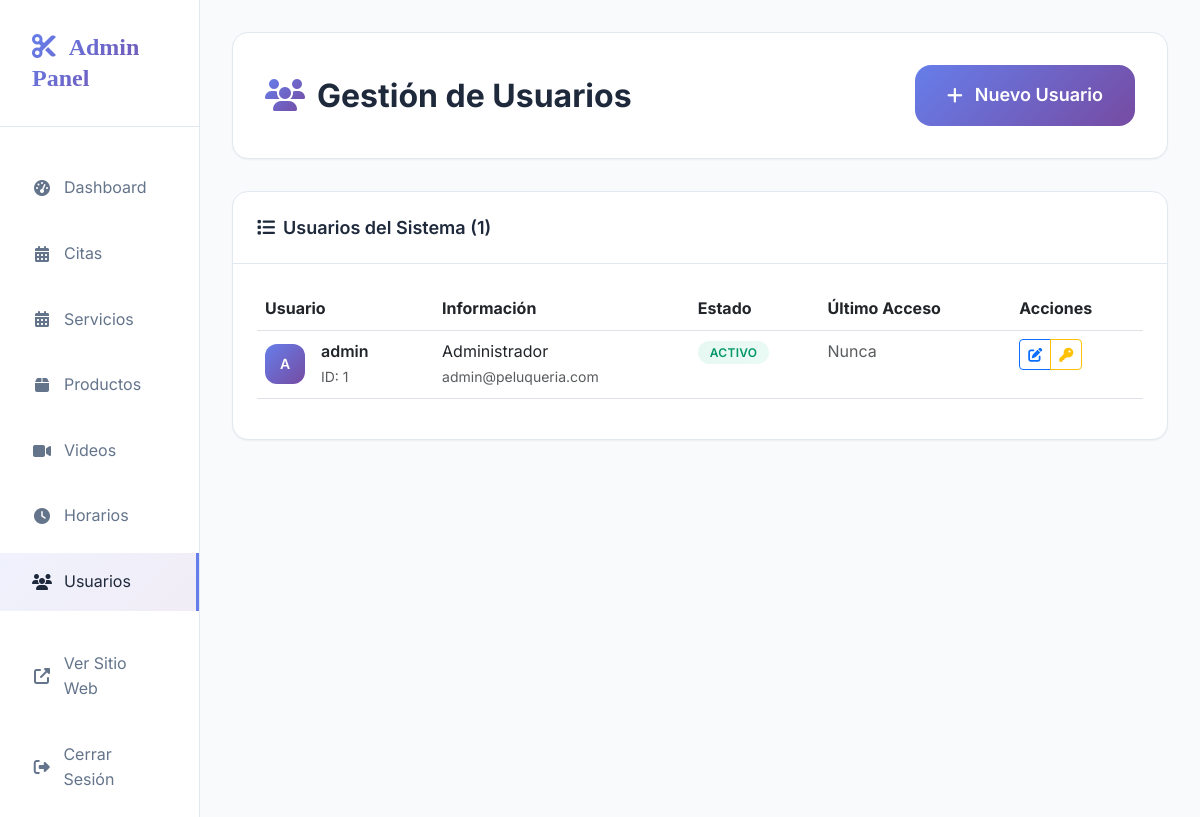
The app's page /admin/usuarios.php (signed in) with its own data.
### tables this page shows
CREATE TABLE usuarios (
    id INT AUTO_INCREMENT PRIMARY KEY,
    username VARCHAR(50) NOT NULL UNIQUE,
    password VARCHAR(255) NOT NULL,
    email VARCHAR(100) NOT NULL,
    nombre VARCHAR(100) NOT NULL,
    activo BOOLEAN DEFAULT TRUE,
    ultimo_acceso TIMESTAMP NULL,
    fecha_creacion TIMESTAMP DEFAULT CURRENT_TIMESTAMP,
    fecha_actualizacion TIMESTAMP DEFAULT CURRENT_TIMESTAMP ON UPDATE CURRENT_TIMESTAMP
);

### includes/db.php (called while the page is built, shortened)
<?php
class Database {
    private $host;
    private $dbname;
    private $username;
    private $password;
    private $pdo;
    public function __construct() {
        $this->host = DB_HOST;
        $this->dbname = DB_NAME;
        $this->username = DB_USER;
        $this->password = DB_PASS;
    }
    private function connect() {
        try {
            $dsn = "mysql:host={$this->host};dbname={$this->dbname};charset=utf8mb4";
            $options = [
                PDO::ATTR_ERRMODE => PDO::ERRMODE_EXCEPTION,
                PDO::ATTR_DEFAULT_FETCH_MODE => PDO::FETCH_ASSOC,
                PDO::ATTR_EMULATE_PREPARES => false,
            ];
            $this->pdo = new PDO($dsn, $this->username, $this->password, $options);
        } catch (PDOException $e) {
            die("Connection failed: " . $e->getMessage());
        }
    }
    public function query($sql, $params = []) {
        try {
            $stmt = $this->pdo->prepare($sql);
            $stmt->execute($params);
            return $stmt;
        } catch (PDOException $e) {
            error_log("Database query error: " . $e->getMessage());
            throw $e;
        }
    }
    public function fetchAll($sql, $params = []) {
        $stmt = $this->query($sql, $params);
        return $stmt->fetchAll();
    }
}
$db = new Database();
?>

### admin/usuarios.php (the view, shortened to what this page needs)
<?php
require_once '../includes/functions.php';
require_once '../includes/db.php';
$usuarios = $db->fetchAll("SELECT * FROM usuarios ORDER BY fecha_creacion DESC");
?>
<!DOCTYPE html>
<html lang="es">
<head>
    <link href="https://cdn.jsdelivr.net/npm/bootstrap@5.3.0/dist/css/bootstrap.min.css" rel="stylesheet">
    <link rel="stylesheet" href="https://cdnjs.cloudflare.com/ajax/libs/font-awesome/6.4.0/css/all.min.css">
    <link rel="stylesheet" href="../css/admin-styles.css">
</head>
<body>
<div class="container-fluid">
    <div class="row">
        <?php include 'includes/sidebar.php'; ?>
        <main class="col-md-9 ms-sm-auto col-lg-10 main-content">
            <div class="dashboard-header fade-in-up">
                <div class="d-flex justify-content-between align-items-center">
                    <h1 class="dashboard-title">
                        <i class="fas fa-users"></i>
                        Gestión de Usuarios
                    </h1>
                    <button type="button" class="btn-modern" data-bs-toggle="modal" data-bs-target="#addUserModal">
                        <i class="fas fa-plus"></i>
                        Nuevo Usuario
                    </button>
                </div>
            </div>
            <div class="data-card fade-in-up">
                <div class="data-header">
                    <h3 class="data-title">
                        <i class="fas fa-list"></i>
                        Usuarios del Sistema (<?php echo count($usuarios); ?>)
                    </h3>
                </div>
                <div class="data-body">
                    <?php if (!empty($usuarios)): ?>
                    <div class="table-responsive">
                        <table class="table table-modern">
                            <thead>
                                <tr>
                                    <th>Usuario</th>
                                    <th>Información</th>
                                    <th>Estado</th>
                                    <th>Último Acceso</th>
                                    <th>Acciones</th>
                                </tr>
                            </thead>
                            <tbody>
                                <?php foreach ($usuarios as $usuario): ?>
                                <tr>
                                    <td>
                                        <div class="d-flex align-items-center">
                                            <div class="avatar me-3">
                                                <?php echo strtoupper(substr($usuario['nombre'], 0, 1)); ?>
                                            </div>
                                            <div>
                                                <div class="fw-semibold"><?php echo htmlspecialchars($usuario['username']); ?></div>
                                                <small class="text-muted">ID: <?php echo $usuario['id']; ?></small>
                                            </div>
                                        </div>
                                    </td>
                                    <td>
                                        <div><?php echo htmlspecialchars($usuario['nombre']); ?></div>
                                        <small class="text-muted"><?php echo htmlspecialchars($usuario['email']); ?></small>
                                    </td>
                                    <td>
                                        <span class="status-badge <?php echo $usuario['activo'] ? 'confirmada' : 'cancelada'; ?>">
                                            <?php echo $usuario['activo'] ? 'Activo' : 'Inactivo'; ?>
                                        </span>
                                    </td>
                                    <td>
                                        <?php if ($usuario['ultimo_acceso']): ?>
                                            <div><?php echo date('d/m/Y', strtotime($usuario['ultimo_acceso'])); ?></div>
                                            <small class="text-muted"><?php echo date('H:i', strtotime($usuario['ultimo_acceso'])); ?></small>
                                        <?php else: ?>
                                            <span class="text-muted">Nunca</span>
                                        <?php endif; ?>
                                    </td>
                                    <td>
                                        <div class="btn-group" role="group">
                                            <button type="button" class="btn btn-sm btn-outline-primary"
                                                    onclick="editUser(<?php echo $usuario['id']; ?>)">
                                                <i class="fas fa-edit"></i>
                                            </button>
                                            <button type="button" class="btn btn-sm btn-outline-warning"
                                                    onclick="changePassword(<?php echo $usuario['id']; ?>)">
                                                <i class="fas fa-key"></i>
                                            </button>
                                        </div>
                                    </td>
                                </tr>
                                <?php endforeach; ?>
                            </tbody>
                        </table>
                    </div>
                    <?php endif; ?>
                </div>
            </div>
        </main>
    </div>
</div>
</body>
</html>

### css/admin-styles.css (style rules this page uses)
:root { --primary-gradient: linear-gradient(135deg, #667eea 0%, #764ba2 100%); --secondary-gradient: linear-gradient(135deg, #f093fb 0%, #f5576c 100%); --success-gradient: linear-gradient(135deg, #4facfe 0%, #00f2fe 100%); --warning-gradient: linear-gradient(135deg, #43e97b 0%, #38f9d7 100%); --accent-gradient: linear-gradient(135deg, #fa709a 0%, #fee140 100%); --dark-gradient: linear-gradient(135deg, #2c3e50 0%, #34495e 100%); --info-gradient: linear-gradient(135deg, #a8edea 0%, #fed6e3 100%); --bg-primary: #f8fafc; --bg-secondary: #ffffff; --bg-dark: #1e293b; --text-primary: #1e293b; --text-secondary: #64748b; --text-muted: #94a3b8; --text-light: #ffffff; --border-color: #e2e8f0; --shadow-sm: 0 1px 2px 0 rgba(0, 0, 0, 0.05); --shadow-md: 0 4px 6px -1px rgba(0, 0, 0, 0.1), 0 2px 4px -1px rgba(0, 0, 0, 0.06); --shadow-lg: 0 10px 15px -3px rgba(0, 0, 0, 0.1), 0 4px 6px -2px rgba(0, 0, 0, 0.05); --shadow-xl: 0 20px 25px -5px rgba(0, 0, 0, 0.1), 0 10px 10px -5px rgba(0, 0, 0, 0.04); --radius-sm: 0.375rem; --radius-md: 0.5rem; --radius-lg: 0.75rem; --radius-xl: 1rem; --radius-2xl: 1.5rem; }
* { margin: 0; padding: 0; box-sizing: border-box; }
body { font-family: "Inter", -apple-system, BlinkMacSystemFont, sans-serif; background-color: var(--bg-primary); color: var(--text-primary); line-height: 1.6; overflow-x: hidden; }
h1, h2, h3, h4, h5, h6 { font-weight: 600; line-height: 1.3; }
.btn-modern { background: var(--primary-gradient); border: none; color: var(--text-light); padding: 1rem 2rem; border-radius: var(--radius-xl); font-weight: 600; font-size: 1.125rem; transition: all 0.3s ease; cursor: pointer; display: inline-flex; align-items: center; gap: 0.75rem; text-decoration: none; }
.main-content { min-height: 100vh; padding: 2rem; }
.dashboard-header { background: var(--bg-secondary); border-radius: var(--radius-xl); padding: 2rem; margin-bottom: 2rem; box-shadow: var(--shadow-sm); border: 1px solid var(--border-color); }
.dashboard-title { font-size: 2rem; font-weight: 700; color: var(--text-primary); margin: 0; display: flex; align-items: center; gap: 0.75rem; }
.dashboard-title i { background: var(--primary-gradient); -webkit-background-clip: text; -webkit-text-fill-color: transparent; background-clip: text; }
.data-card { background: var(--bg-secondary); border-radius: var(--radius-xl); border: 1px solid var(--border-color); overflow: hidden; box-shadow: var(--shadow-sm); height: 100%; }
.data-header { padding: 1.5rem; border-bottom: 1px solid var(--border-color); display: flex; justify-content: space-between; align-items: center; }
.data-title { font-size: 1.125rem; font-weight: 600; color: var(--text-primary); margin: 0; display: flex; align-items: center; gap: 0.5rem; }
.data-body { padding: 1.5rem; max-height: 400px; overflow-y: auto; }
.status-badge { padding: 0.25rem 0.75rem; border-radius: var(--radius-lg); font-size: 0.75rem; font-weight: 600; text-transform: uppercase; letter-spacing: 0.025em; }
.status-badge.confirmada { background: linear-gradient(135deg, rgba(16, 185, 129, 0.1) 0%, rgba(52, 211, 153, 0.1) 100%); color: #059669; }
.avatar { width: 2.5rem; height: 2.5rem; border-radius: var(--radius-lg); background: var(--primary-gradient); color: white; display: flex; align-items: center; justify-content: center; font-weight: 600; font-size: 0.875rem; margin-right: 0.75rem; }
.fade-in-up { animation: fadeInUp 0.8s ease-out; }

### admin/usuarios.php (style rules this page uses)
.data-card.fade-in-up { height: auto !important; min-height: unset !important; overflow: visible; }

### records on screen
usuarios: nombre "A", username "admin", id "1", nombre "Administrador", email "admin@peluqueria.com", activo "ACTIVO", shows "Nunca"

### other values on screen
count($usuarios) "1"
